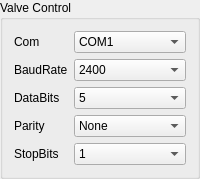
    <widget class="QGroupBox" name="gBoxValve">
     <property name="title">
      <string>Valve Control</string>
     </property>
     <layout class="QGridLayout" name="gridLayout_4">
      <item row="0" column="0">
       <widget class="QLabel" name="label_3">
        <property name="sizePolicy">
         <sizepolicy hsizetype="Fixed" vsizetype="Preferred">
          <horstretch>0</horstretch>
          <verstretch>0</verstretch>
         </sizepolicy>
        </property>
        <property name="text">
         <string>Com</string>
        </property>
       </widget>
      </item>
      <item row="0" column="1">
       <widget class="QComboBox" name="comboValveSerialNum">
        <item>
         <property name="text">
          <string>COM1</string>
         </property>
        </item>
        <item>
         <property name="text">
          <string>COM2</string>
         </property>
        </item>
        <item>
         <property name="text">
          <string>COM3</string>
         </property>
        </item>
        <item>
         <property name="text">
          <string>COM4</string>
         </property>
        </item>
        <item>
         <property name="text">
          <string>COM5</string>
         </property>
        </item>
        <item>
         <property name="text">
          <string>COM6</string>
         </property>
        </item>
        <item>
         <property name="text">
          <string>COM7</string>
         </property>
        </item>
        <item>
         <property name="text">
          <string>COM8</string>
         </property>
        </item>
        <item>
         <property name="text">
          <string>COM9</string>
         </property>
        </item>
        <item>
         <property name="text">
          <string>COM10</string>
         </property>
        </item>
        <item>
         <property name="text">
          <string>COM11</string>
         </property>
        </item>
        <item>
         <property name="text">
          <string>COM12</string>
         </property>
        </item>
        <item>
         <property name="text">
          <string>COM13</string>
         </property>
        </item>
        <item>
         <property name="text">
          <string>COM14</string>
         </property>
        </item>
        <item>
         <property name="text">
          <string>COM15</string>
         </property>
        </item>
        <item>
         <property name="text">
          <string>COM16</string>
         </property>
        </item>
        <item>
         <property name="text">
          <string>COM17</string>
         </property>
        </item>
        <item>
         <property name="text">
          <string>COM18</string>
         </property>
        </item>
        <item>
         <property name="text">
          <string>COM19</string>
         </property>
        </item>
        <item>
         <property name="text">
          <string>COM20</string>
         </property>
        </item>
        <item>
         <property name="text">
          <string>COM21</string>
         </property>
        </item>
        <item>
         <property name="text">
          <string>COM22</string>
         </property>
        </item>
        <item>
         <property name="text">
          <string>COM23</string>
         </property>
        </item>
        <item>
         <property name="text">
          <string>COM24</string>
         </property>
        </item>
        <item>
         <property name="text">
          <string>COM25</string>
         </property>
        </item>
        <item>
         <property name="text">
          <string>COM26</string>
         </property>
        </item>
        <item>
         <property name="text">
          <string>COM27</string>
         </property>
        </item>
        <item>
         <property name="text">
          <string>COM28</string>
         </property>
        </item>
        <item>
         <property name="text">
          <string>COM29</string>
         </property>
        </item>
        <item>
         <property name="text">
          <string>COM30</string>
         </property>
        </item>
       </widget>
      </item>
      <item row="1" column="0">
       <widget class="QLabel" name="label_4">
        <property name="text">
         <string>BaudRate</string>
        </property>
       </widget>
      </item>
      <item row="1" column="1">
       <widget class="QComboBox" name="comboValveBaudRate">
        <item>
         <property name="text">
          <string>2400</string>
         </property>
        </item>
        <item>
         <property name="text">
          <string>4800</string>
         </property>
        </item>
        <item>
         <property name="text">
          <string>9600</string>
         </property>
        </item>
        <item>
         <property name="text">
          <string>14400</string>
         </property>
        </item>
        <item>
         <property name="text">
          <string>19200</string>
         </property>
        </item>
        <item>
         <property name="text">
          <string>38400</string>
         </property>
        </item>
        <item>
         <property name="text">
          <string>56000</string>
         </property>
        </item>
       </widget>
      </item>
      <item row="2" column="0">
       <widget class="QLabel" name="label_5">
        <property name="text">
         <string>DataBits</string>
        </property>
       </widget>
      </item>
      <item row="2" column="1">
       <widget class="QComboBox" name="comboValveBits">
        <item>
         <property name="text">
          <string>5</string>
         </property>
        </item>
        <item>
         <property name="text">
          <string>6</string>
         </property>
        </item>
        <item>
         <property name="text">
          <string>7</string>
         </property>
        </item>
        <item>
         <property name="text">
          <string>8</string>
         </property>
        </item>
       </widget>
      </item>
      <item row="3" column="0">
       <widget class="QLabel" name="label_6">
        <property name="text">
         <string>Parity</string>
        </property>
       </widget>
      </item>
      <item row="3" column="1">
       <widget class="QComboBox" name="comboValveChkBit">
        <item>
         <property name="text">
          <string>None</string>
         </property>
        </item>
        <item>
         <property name="text">
          <string>Odd</string>
         </property>
        </item>
        <item>
         <property name="text">
          <string>Even</string>
         </property>
        </item>
       </widget>
      </item>
      <item row="4" column="0">
       <widget class="QLabel" name="label_7">
        <property name="text">
         <string>StopBits</string>
        </property>
       </widget>
      </item>
      <item row="4" column="1">
       <widget class="QComboBox" name="comboValveEndBit">
        <item>
         <property name="text">
          <string>1</string>
         </property>
        </item>
        <item>
         <property name="text">
          <string>1.5</string>
         </property>
        </item>
        <item>
         <property name="text">
          <string>2</string>
         </property>
        </item>
       </widget>
      </item>
     </layout>
    </widget>
